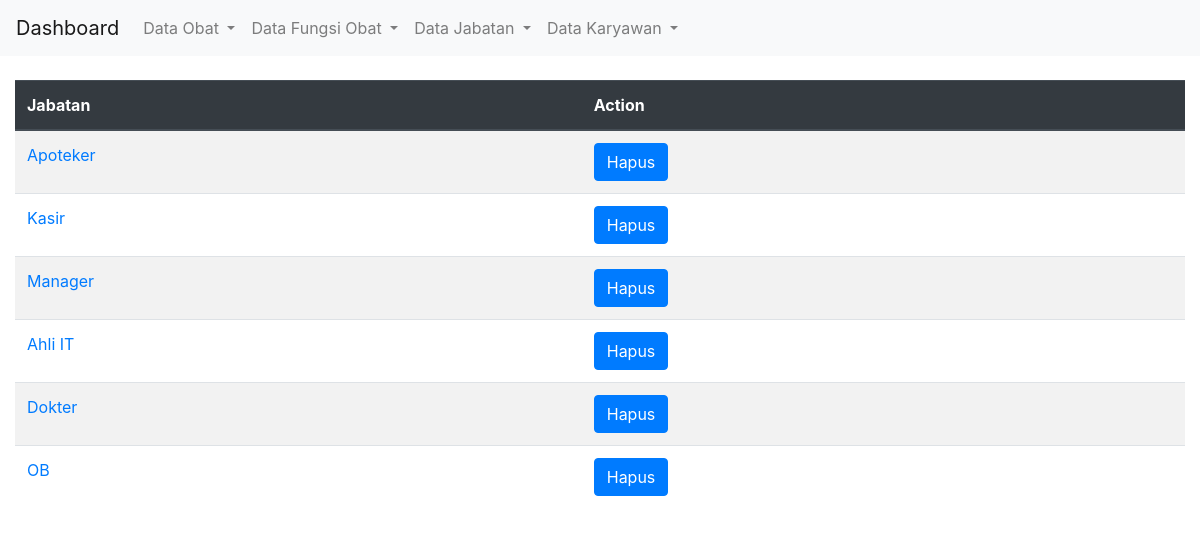
/karyawan/jabatan_list/, run on an earlier commit of the app's database.
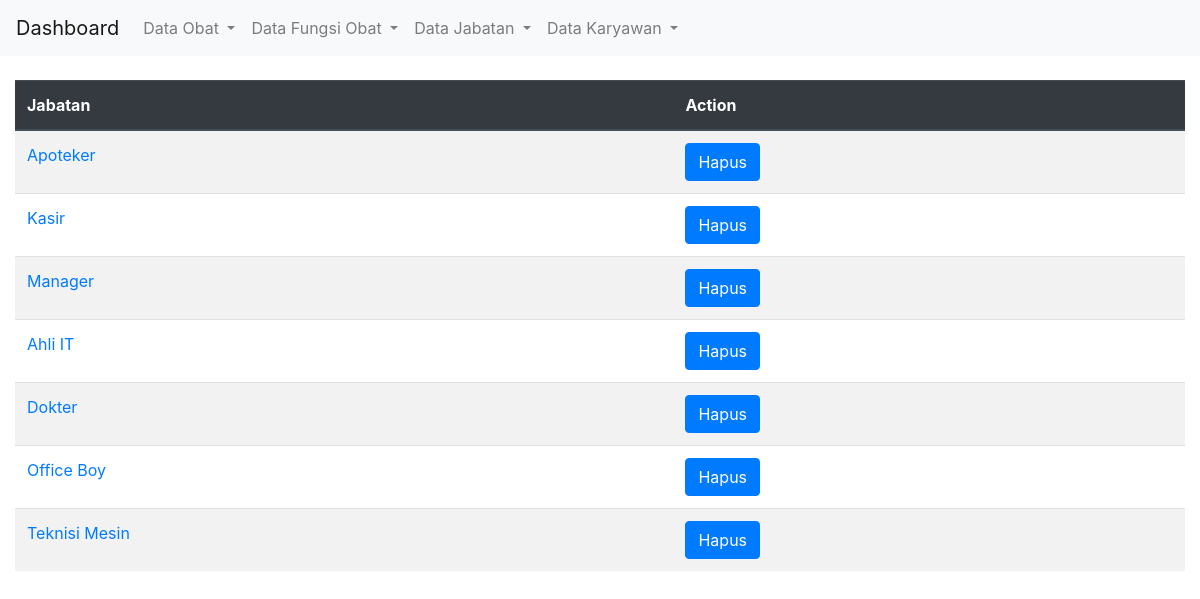
And on a later commit of the database.
### karyawan/models.py (models this page shows, shortened)
class Jabatan(models.Model):
    jabatan = models.CharField(max_length=20)

### karyawan/views.py (the view)
# urls.py: path('jabatan_list/', views.jabatan_list, name='jabatan_list'),
def jabatan_list(request):
    jabatan = Jabatan.objects.all()
    return render(request, "jabatan/list_jabatan.html", {"jabatans": jabatan, })

### templates/jabatan/list_jabatan.html (shortened to what this page needs)
{% extends "master/base.html" %}
{% load static %}
{% block body %}
<br />
<div class="table-responsive">
  <table class="table table-striped table-fixed" id="data">
    <thead class="thead-dark">
      <tr>
        <th scope="col">Jabatan</th>
        <th scope="col">Action</th>
      </tr>
    </thead>
    <tbody id="myTable">
      {% for Jabatan in jabatans %}
      <tr>
        <td><a href="{% url 'karyawan:jabatan_update' Jabatan.id %}">{{ Jabatan.jabatan }}</td>
        <td><button type="button" class="btn btn-primary" data-toggle="modal" data-target="#hapus-{{Jabatan.id}}">
          Hapus
        </button></td>
      </tr>
      {% endfor %}
    </tbody>
  </table>
</div>
{% endblock body %}

What changed in the data, as far as the page shows it:
changed Jabatan: jabatan "OB" → "Office Boy"
added Jabatan: jabatan "Teknisi Mesin"
